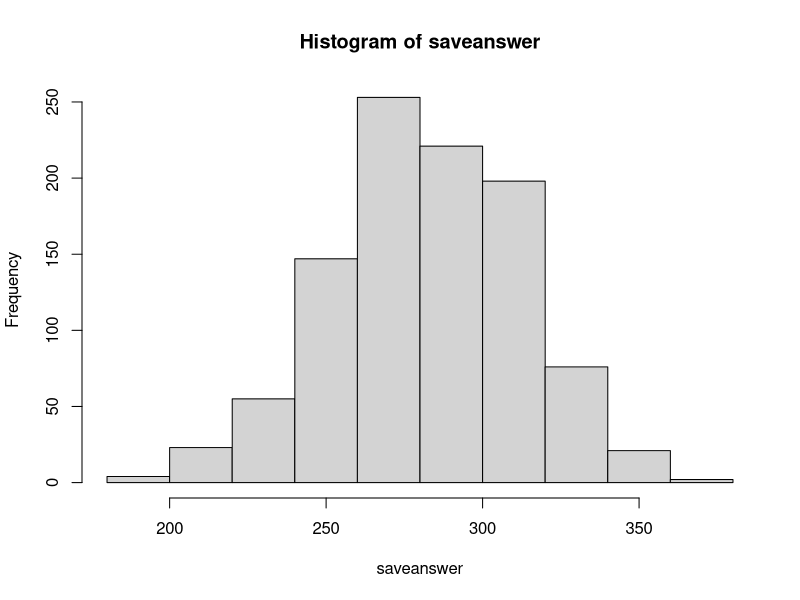

Generate this figure with R:
## ---- chunk 1
knitr::opts_chunk$set(echo = TRUE)
require(tidyverse)
require(tidyverse)
require(knitr)
## ---- chunk 2
birthdays = 1:365
saveanswer = vector("numeric")
for(j in 1:1000) {

savebank = 0
for(i in 1:637) {
classsample <- sample(birthdays, 35, replace = TRUE)
d <- duplicated(classsample)

# If we add up 'd' and get a number greater than 0, we have two people who have the same birthday.

if(sum(d) > 0) {
  savebank = savebank + 1
} else {
  savebank = savebank - 2
}
}
saveanswer[j] <- savebank
}
## ---- chunk 3
hist(saveanswer)
ssanswer <- sort(saveanswer)
print(ssanswer[25])
print(ssanswer[975])
